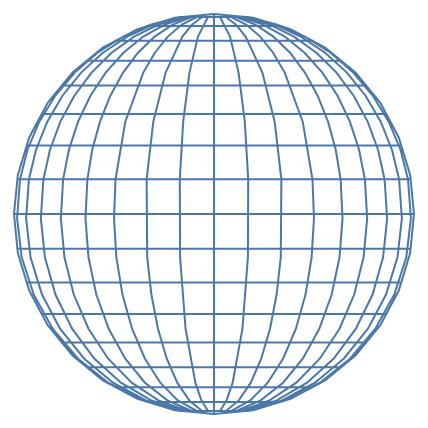

Express this chart as Vega-Lite.
### Vega-Lite specification from a JSON file in a GitHub repository (floating-point values rounded to 4 significant figures)
{"$schema": "https://vega.github.io/schema/vega-lite/v4.json", "width": 200, "height": 200, "data": {"graticule": true}, "projection": {"type": "orthographic"}, "mark": {"type": "geoshape"}}
